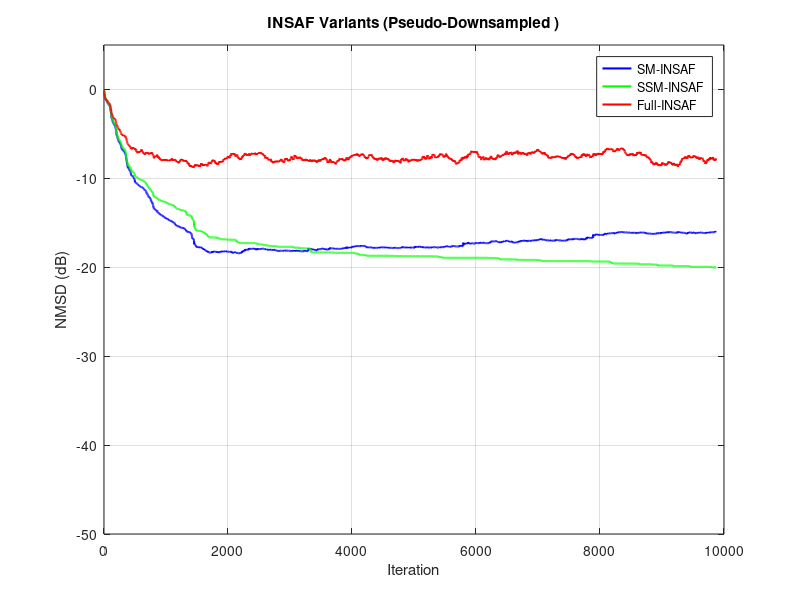

Recreate this plot in MATLAB.

clear; clc; close all; 

%% Parameter Settings
fs = 8000; T = 5; L = fs*T; M = 512; Nsub = 8; Lp = 256;
mu0 = 0.3; delta = 1e-6; t_bound = 2; P = 2; beta = 0.9; SNRdB = 20;

%% AR(1) Input & Echo Path
w_noise = randn(L,1);
u = filter(1,[1 -0.9], w_noise);
w_true = fir1(M-1, 0.1)';
clean = filter(w_true, 1, u);
noiseP = var(clean)/10^(SNRdB/10);
d = clean + sqrt(noiseP)*randn(L,1);

%% Cosine Modulated Filter Bank
proto = fir1(Lp-1,1/Nsub,hamming(Lp))*(2/sqrt(Nsub));
h = zeros(Nsub, Lp);
for i = 0:Nsub-1
  for n = 0:Lp-1
    h(i+1,n+1) = 2 * proto(n+1) * cos((2*i+1)*pi/(4*Nsub)*(2*n-(Lp-1)) + (-1)^i*pi/4);
  end
end

%% Subband Decomposition (no downsampling)
u_sb = zeros(L, Nsub); d_sb = zeros(L, Nsub); nsb = zeros(L, Nsub);
noise = sqrt(noiseP)*randn(L,1);
for i = 1:Nsub
  u_sb(:,i) = filter(h(i,:),1,u);
  d_sb(:,i) = filter(h(i,:),1,d);
  nsb(:,i)  = filter(h(i,:),1,noise);
end
sigma_eta = var(nsb,0,1)';
gamma_i = t_bound * sqrt(sigma_eta);

%% Initialization
W0 = zeros(M, P); 
step = 4;
total_it = floor((L-M)/step);
nmsd_sm = zeros(1,total_it);
nmsd_ssm = zeros(1,total_it);
nmsd_full = zeros(1,total_it);
upd_rate = struct('sm', zeros(1,Nsub), 'ssm', zeros(1,Nsub), 'full', ones(1,Nsub));

%% Main Loop
% Define the modes to run: 'sm' = SM-INSAF, 'ssm' = SSM-INSAF, 'full' = fullband INSAF
types = {'sm', 'ssm', 'full'};

% Loop over each algorithm variant
for mode = types
    tag = mode{1};                         
    W_past    = W0;                         
    sigma_eps = zeros(Nsub,1);              
    upd_cnt   = zeros(Nsub,1);              % Counter of updates per subband

   
    for idx = 1:total_it
        k    = M + (idx-1)*step;            
        wbar = mean(W_past,2);              
        dW   = zeros(M,1);                  

        
        for i = 1:Nsub
            
            uvec = u_sb(k:-1:k-M+1, i);

            e_i = d_sb(k, i) - (wbar' * uvec);
           
            do_update = true;
            mu_i      = 1;

           if strcmp(tag, "sm")
                if abs(e_i) <= gamma_i(i)
                    do_update = false;        % skip update when error within bound
                else
                    % variable step-size for SM-INSAF
                    mu_i = 1 - gamma_i(i)/max(abs(e_i),1e-12);
                end


            elseif strcmp(tag, "ssm")
                % update smoothed error estimate
                sigma_eps(i) = beta * sigma_eps(i) + (1 - beta) * abs(e_i);

                if min(abs(e_i), sigma_eps(i)) <= gamma_i(i)
                    do_update = false;        % skip update when both instant and smoothed errors small
                else
                    % variable step-size using smoothed error
                    mu_i = 1 - gamma_i(i)/max(sigma_eps(i),1e-12);
                end
            end
            % -----------------------------------------------------------

            if idx == 1 && i <= 3 && strcmp(tag,'sm')
                fprintf('[SM] Subband %d: |e_i| = %.3e, gamma = %.3e\n', ...
                        i, abs(e_i), gamma_i(i));
            end

            % Perform the weight update contribution for this subband
            if do_update
                % compute normalized subband update: (mu0 * mu_i * e_i * uvec)/(energy + delta)
                dW = dW + (mu0 * mu_i * e_i * uvec) / (uvec' * uvec + delta);
                upd_cnt(i) = upd_cnt(i) + 1;   % record that subband i was updated
            end
        end

        % Form the new weight vector by adding the total increment
        w_new   = wbar + dW;

        % Shift the weight history: newest w_new at column 1, drop oldest
        W_past  = [w_new, W_past(:,1:end-1)];

        nmsd = 10*log10( norm(w_true - w_new)^2 / (norm(w_true)^2 + eps) );
        switch tag
          case 'sm'
            nmsd_sm(idx)  = nmsd;
          case 'ssm'
            nmsd_ssm(idx) = nmsd;
          case 'full'
            nmsd_full(idx)= nmsd;
        end
    end

    if ~strcmp(tag,'full')
        upd_rate.(tag) = upd_cnt / total_it;  
        fprintf('[%s] Avg update rate = %.2f%%\n', upper(tag), mean(upd_cnt)/total_it*100);
    end
end


%% Plot (iteration as x-axis)
iters = 1:total_it;
figure;
plot(iters, nmsd_sm,'-b','LineWidth',1.5); hold on;
plot(iters, nmsd_ssm,'-g','LineWidth',1.5);
plot(iters, nmsd_full,'-r','LineWidth',1.5);
legend('SM-INSAF','SSM-INSAF','Full-INSAF');
xlabel('Iteration'); ylabel('NMSD (dB)');
title('INSAF Variants (Pseudo-Downsampled )');
grid on; ylim([-50 5]);
